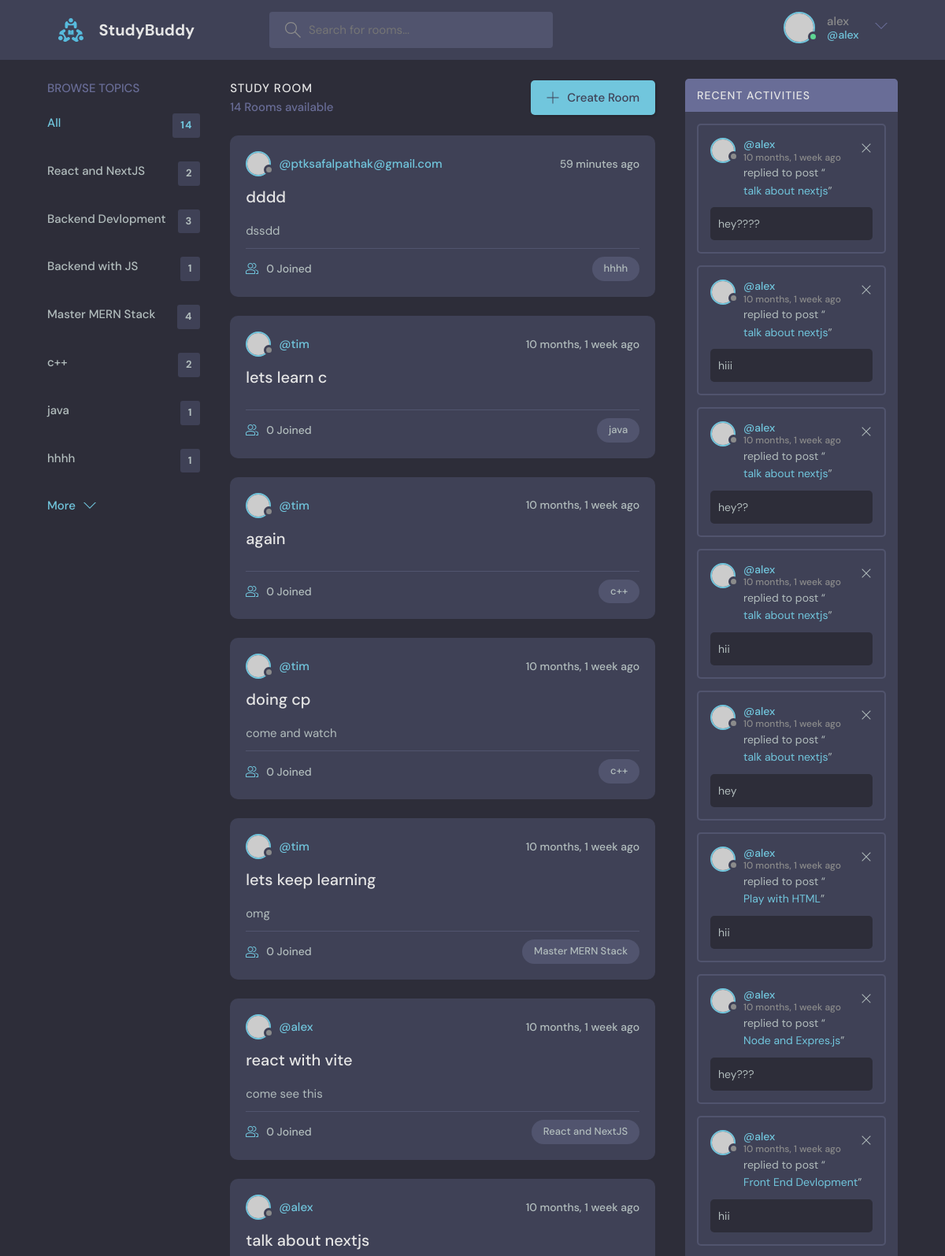
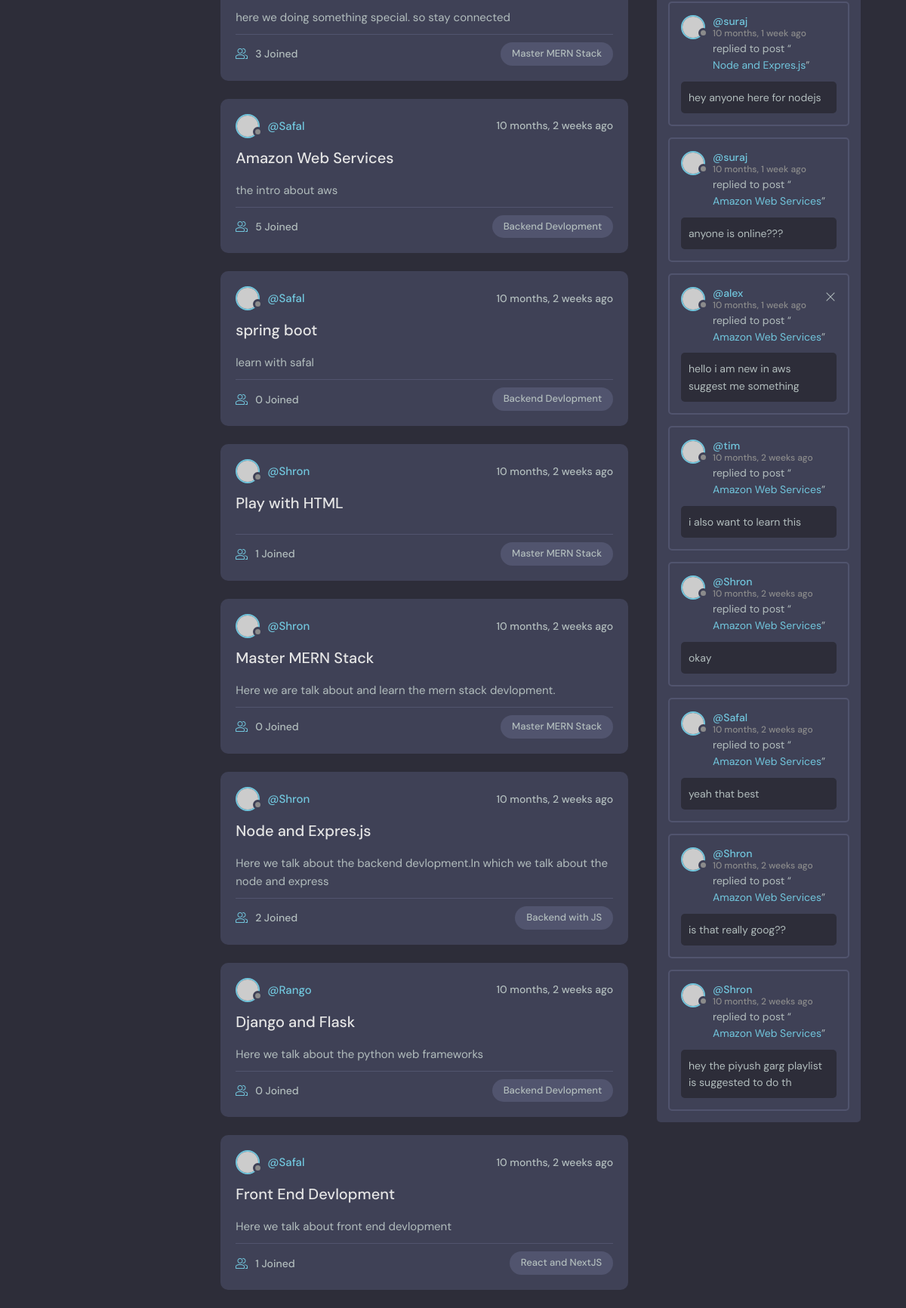
Screenshot of / (signed in) with the database file from the repository (2 pictures, top to bottom).
### base/models.py (models this page shows, shortened)
class Topic(models.Model):
    name = models.CharField(max_length=200)

class Room(models.Model):
    host=models.ForeignKey(User,on_delete=models.SET_NULL,null=True)
    topic=models.ForeignKey(Topic,on_delete=models.SET_NULL,null=True)
    name=models.CharField(max_length=200)
    description = models.TextField(null=True,blank= True)
    participants = models.ManyToManyField(User,related_name='participants',blank=True)
    updated = models.DateTimeField(auto_now=True)
    created = models.DateTimeField(auto_now_add=True)
    class Meta:
        ordering = ['-updated','-created']
    def __str__(self):
        return self.name

class Message(models.Model):
    user = models.ForeignKey(User,on_delete=models.CASCADE)
    room = models.ForeignKey(Room, on_delete=models.CASCADE)
    body = models.TextField()
    updated = models.DateTimeField(auto_now=True)
    created = models.DateTimeField(auto_now_add=True)
    class Meta:
        ordering = ['-updated','-created']
    def __str__(self):
        return self.body[0:50]

### base/views.py (the view)
# urls.py: path("",views.home,name="home"),
def home(request):
    q = request.GET.get('q') if request.GET.get('q') != None else ''
    rooms = Room.objects.filter(
        Q(topic__name__icontains=q) |
        Q(name__icontains=q) |
        Q(description__icontains=q) |
        Q(host__username__icontains=q)
    )
    topics=Topic.objects.all()
    room_count = rooms.count()
    room_messages = Message.objects.filter(Q(room__topic__name__icontains=q))
    context={'rooms':rooms,'topics':topics,'room_count':room_count,'room_messages':room_messages}
    return render(request,'base/home.html',context)

### base/templates/base/home.html (shortened to what this page needs)
{% extends 'main.html' %}
{%  block content %}
    <main class="layout layout--3">
      <div class="container">
         {% include 'base/topic_component.html' %}
        <div class="roomList">
          <div class="roomList__header">
            <div>
              <h2>Study Room</h2>
              <p>{{room_count}} Rooms available</p>
            </div>
            <a class="btn btn--main" href="{% url 'create-room'%}">
              <svg version="1.1" xmlns="http://www.w3.org/2000/svg" width="32" height="32" viewBox="0 0 32 32">
                <title>add</title>
                <path
                  d="M16.943 0.943h-1.885v14.115h-14.115v1.885h14.115v14.115h1.885v-14.115h14.115v-1.885h-14.115v-14.115z"
                ></path>
              </svg>
              Create Room
            </a>
          </div>
          {% include 'base/feed_component.html'%}
        </div>
         {% include 'base/activity_component.html' %}
      </div>
    </main>
{%endblock%}

### templates/navbar.html (shortened to what this page needs)
 {% load static %}
 <header class="header header--loggedIn">
      <div class="container">
        <a href="{% url 'home' %}" class="header__logo">
          <img src="{% static 'images/logo.svg' %}" />
          <h1>StudyBuddy</h1>
        </a>
        <form class="header__search" method="GET" action="{% url 'home' %}" >
          <label>
            <input name="q" placeholder="Search for rooms..." />
          </label>
        </form>
        <nav class="header__menu">
            {% if request.user.is_authenticated %}
          <div class="header__user">
            <a href="profile.html">
              <div class="avatar avatar--medium active">
                <img src="https://randomuser.me/api/portraits/men/37.jpg" />
              </div>
              <p>{{request.user.username}} <span>@{{ request.user.username}}</span></p>
            </a>
            <button class="dropdown-button">
              <svg version="1.1" xmlns="http://www.w3.org/2000/svg" width="32" height="32" viewBox="0 0 32 32">
                <title>chevron-down</title>
                <path d="M16 21l-13-13h-3l16 16 16-16h-3l-13 13z"></path>
              </svg>
            </button>
          </div>
          {%else%}
          <a href="{%url 'login'%}">
            <img src="{% static 'images/avatar.svg'%}" />
            <p>Login</p>
          </a>
            {% endif %}
        </nav>
      </div>
    </header>

### base/templates/base/topic_component.html
 <div class="topics">
          <div class="topics__header">
            <h2>Browse Topics</h2>
          </div>
          <ul class="topics__list">
            <li>
              <a href="{% url 'home'%}" class="active">All <span>{{room_count}}</span></a>
            </li>
            {% for topic in topics %}
            <li>
              <a href="{% url 'home' %}?q={{topic.name}}">{{topic.name}} <span>{{topic.room_set.all.count}}</span></a>
            </li>
             {% endfor %}
          </ul>
          <a class="btn btn--link" href="topics.html">
            More
            <svg version="1.1" xmlns="http://www.w3.org/2000/svg" width="32" height="32" viewBox="0 0 32 32">
              <title>chevron-down</title>
              <path d="M16 21l-13-13h-3l16 16 16-16h-3l-13 13z"></path>
            </svg>
          </a>
        </div>

### base/templates/base/feed_component.html (shortened to what this page needs)
 {% for room in rooms %}
<div class="roomListRoom">
            <div class="roomListRoom__header">
              <a href="{% url 'user-profile' room.host.id %}" class="roomListRoom__author">
                <div class="avatar avatar--small">
                  <img src="https://randomuser.me/api/portraits/women/11.jpg" />
                </div>
                <span>@{{room.host.username}}</span>
              </a>
              <div class="roomListRoom__actions">
                <span>{{room.created|timesince}} ago</span>
              </div>
            </div>
            <div class="roomListRoom__content">
              <a href="{% url 'room' room.id %}">{{room.name}}</a>
              <p>
                {{room.description}}
              </p>
            </div>
            <div class="roomListRoom__meta">
              <a href="{% url 'room' room.id %}" class="roomListRoom__joined">
                {{ room.participants.all.count }} Joined
              </a>
              <p class="roomListRoom__topic">{{room.topic.name}}</p>
            </div>
          </div>
          {% endfor %}

### base/templates/base/activity_component.html
<div class="activities">
          <div class="activities__header">
            <h2>Recent Activities</h2>
          </div>
          {% for message in room_messages%}
          <div class="activities__box">
            <div class="activities__boxHeader roomListRoom__header">
              <a href="{% url 'user-profile' message.user.id %}" class="roomListRoom__author">
                <div class="avatar avatar--small">
                  <img src="https://randomuser.me/api/portraits/women/11.jpg" />
                </div>
                <p>
                  @{{message.user}}
                  <span>{{message.created | timesince}} ago</span>
                </p>
              </a>
              {% if request.user == message.user%}
              <div class="roomListRoom__actions">
                <a href="{% url 'delete-message' message.pk %}">
                  <svg version="1.1" xmlns="http://www.w3.org/2000/svg" width="32" height="32" viewBox="0 0 32 32">
                    <title>remove</title>
                    <path
                      d="M27.314 6.019l-1.333-1.333-9.98 9.981-9.981-9.981-1.333 1.333 9.981 9.981-9.981 9.98 1.333 1.333 9.981-9.98 9.98 9.98 1.333-1.333-9.98-9.98 9.98-9.981z"
                    ></path>
                  </svg>
                </a>
              </div>
              {% endif %}
            </div>
            <div class="activities__boxContent">
              <p>replied to post “<a href="{% url 'room' message.room.id %}">{{message.room}}</a>”</p>
              <div class="activities__boxRoomContent">
               {{message}}
              </div>
            </div>
          </div>
          {% endfor %}
        </div>

### rows the page displays
Topic: name "React and NextJS", room_set.all.count "2"
Topic: name "Backend Devlopment", room_set.all.count "3"
Topic: name "Backend with JS", room_set.all.count "1"
Topic: name "Master MERN Stack", room_set.all.count "4"
Topic: name "c++", room_set.all.count "2"
Topic: name "java", room_set.all.count "1"
Topic: name "hhhh", room_set.all.count "1"
Room: host.username "ptksafalpathak@gmail.com", created "59 minutes", name "dddd", description "dssdd", participants.all.count "0", topic.name "hhhh"
Room: host.username "tim", created "10 months, 1 week", name "lets learn c", participants.all.count "0", topic.name "java"
Room: host.username "tim", created "10 months, 1 week", name "again", participants.all.count "0", topic.name "c++"
Room: host.username "tim", created "10 months, 1 week", name "doing cp", description "come and watch", participants.all.count "0", topic.name "c++"
Room: host.username "tim", created "10 months, 1 week", name "lets keep learning", description "omg", participants.all.count "0", topic.name "Master MERN Stack"
Room: host.username "alex", created "10 months, 1 week", name "react with vite", description "come see this", participants.all.count "0", topic.name "React and NextJS"
Room: host.username "alex", created "10 months, 1 week", name "talk about nextjs", description "here we doing something special. so stay connected", participants.all.count "3", topic.name "Master MERN Stack"
Room: host.username "Safal", created "10 months, 2 weeks", name "Amazon Web Services", description "the intro about aws", participants.all.count "5", topic.name "Backend Devlopment"
Room: host.username "Safal", created "10 months, 2 weeks", name "spring boot", description "learn with safal", participants.all.count "0", topic.name "Backend Devlopment"
Room: host.username "Shron", created "10 months, 2 weeks", name "Play with HTML", participants.all.count "1", topic.name "Master MERN Stack"
Room: host.username "Shron", created "10 months, 2 weeks", name "Master MERN Stack", description "Here we are talk about and learn the mern stack devlopment.", participants.all.count "0", topic.name "Master MERN Stack"
Room: host.username "Shron", created "10 months, 2 weeks", name "Node and Expres.js", description "Here we talk about the backend devlopment.In which we talk about the node and express", participants.all.count "2", topic.name "Backend with JS"
Room: host.username "Rango", created "10 months, 2 weeks", name "Django and Flask", description "Here we talk about the python web frameworks", participants.all.count "0", topic.name "Backend Devlopment"
Room: host.username "Safal", created "10 months, 2 weeks", name "Front End Devlopment", description "Here we talk about front end devlopment", participants.all.count "1", topic.name "React and NextJS"
Message: user "alex", created "10 months, 1 week", room "talk about nextjs", body "hey????"
Message: user "alex", created "10 months, 1 week", room "talk about nextjs", body "hiii"
Message: user "alex", created "10 months, 1 week", room "talk about nextjs", body "hey??"
Message: user "alex", created "10 months, 1 week", room "talk about nextjs", body "hii"
Message: user "alex", created "10 months, 1 week", room "talk about nextjs", body "hey"
Message: user "alex", created "10 months, 1 week", room "Play with HTML", body "hii"
Message: user "alex", created "10 months, 1 week", room "Node and Expres.js", body "hey???"
Message: user "alex", created "10 months, 1 week", room "Front End Devlopment", body "hii"
Message: user "suraj", created "10 months, 1 week", room "Node and Expres.js", body "hey anyone here for nodejs"
Message: user "suraj", created "10 months, 1 week", room "Amazon Web Services", body "anyone is online???"
Message: user "alex", created "10 months, 1 week", room "Amazon Web Services", body "hello i am new in aws suggest me something"
Message: user "tim", created "10 months, 2 weeks", room "Amazon Web Services", body "i also want to learn this"
Message: user "Shron", created "10 months, 2 weeks", room "Amazon Web Services", body "okay"
Message: user "Safal", created "10 months, 2 weeks", room "Amazon Web Services", body "yeah that best"
Message: user "Shron", created "10 months, 2 weeks", room "Amazon Web Services", body "is that really goog??"
Message: user "Shron", created "10 months, 2 weeks", room "Amazon Web Services", body "hey the piyush garg playlist is suggested to do th"

### other values shown
{{ request.user.username }} "alex"
{{ room_count }} "14"
